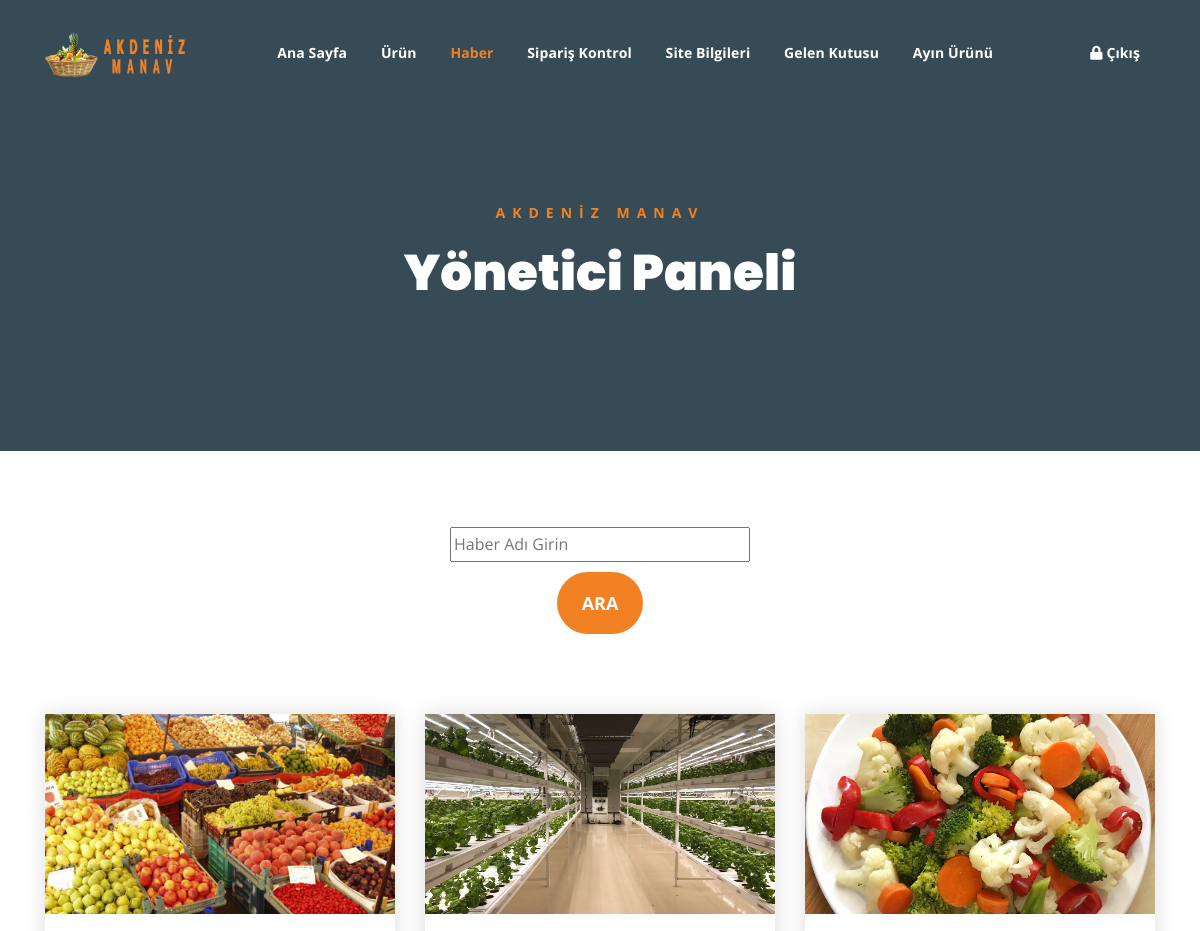
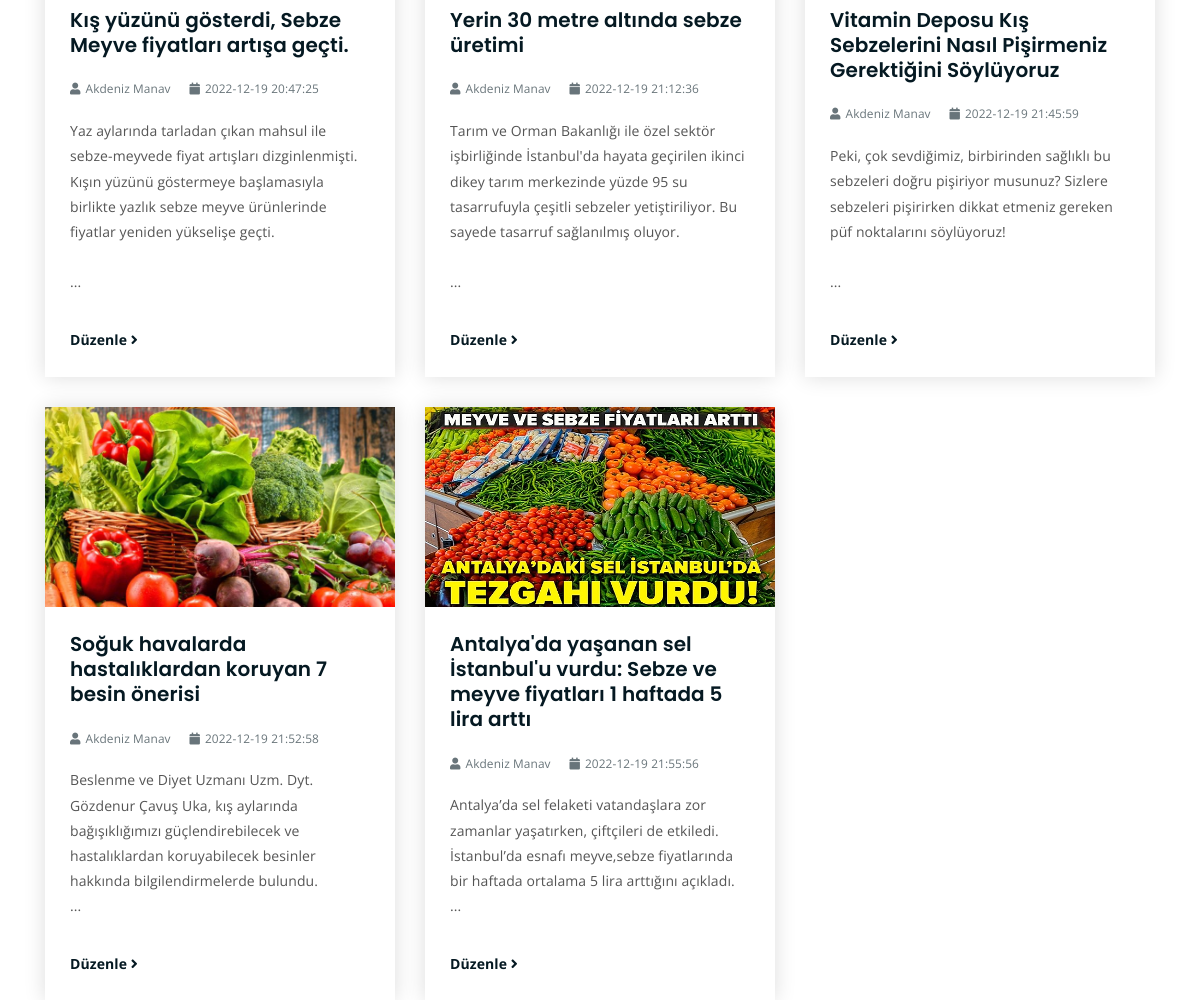
Page /haber.php (signed in) on the committed database (2 pictures, top to bottom).
### tables this page shows
CREATE TABLE `haberler`  (
  `id` int NOT NULL,
  `padı` varchar(50) NOT NULL,
  `tarih` datetime NOT NULL,
  `baslik` varchar(5000) NOT NULL,
  `resim` varchar(15) NOT NULL,
  `haber` varchar(5000) NOT NULL,
  `tag` varchar(15) NOT NULL,
  `kaynak` varchar(50) NOT NULL,
  `ozet` varchar(5000) NOT NULL,
  `tag1` varchar(15) NOT NULL,
  `tag2` varchar(15) NOT NULL,
  `tag3` varchar(15) NOT NULL,
  PRIMARY KEY (`id`) USING BTREE
);

### haber.php (the view, shortened to what this page needs)
<!DOCTYPE html>
<html lang="tr">
<?php
include('baglan.php');
?>
<head>
	<link rel="stylesheet" href="assets/css/all.min.css">
	<link rel="stylesheet" href="assets/bootstrap/css/bootstrap.min.css">
	<link rel="stylesheet" href="assets/css/owl.carousel.css">
	<link rel="stylesheet" href="assets/css/magnific-popup.css">
	<link rel="stylesheet" href="assets/css/animate.css">
	<link rel="stylesheet" href="assets/css/meanmenu.min.css">
	<link rel="stylesheet" href="assets/css/main.css">
	<link rel="stylesheet" href="assets/css/responsive.css">
</head>
<body>
	<div class="breadcrumb-section breadcrumb-bg">
		<div class="container">
			<div class="row">
				<div class="col-lg-8 offset-lg-2 text-center">
					<div class="breadcrumb-text">
						<p>AKDENİZ MANAV</p>
						<h1>Yönetici Paneli</h1>
					</div>
				</div>
			</div>
		</div>
	</div>
	<div class="top-header-area" id="sticker">
		<div class="container">
			<div class="row">
				<div class="col-lg-12 col-sm-12 text-center">
					<div class="main-menu-wrap">
						<div class="site-logo">
							<a href="yonetim.php">
								<img src="assets/img/logo.png" alt="">
							</a>
						</div>
						<nav class="main-menu">
							<ul>
								<li><a href="yonetim.php">Ana Sayfa</a></li>
								<li><a href="#">Ürün</a>
								</li>
								<li  class="current-list-item"><a href="#">Haber</a>
								</li>
								<li><a href="sipkon.php">Sipariş Kontrol</a></li>
								<li><a href="#">Site Bilgileri</a>
									</li>
									<li><a href="gkutusu.php">Gelen Kutusu</a></li>
									<li><a href="ayurun.php">Ayın Ürünü</a></li>
								<li>
									<div class="header-icons">
										<a class="mobile-hide search-bar-icon" href="logout.php"><i class="fas fa-lock"></i>   Çıkış</a>
									</div>
								</li>
							</ul>
						</nav>
					</div>
				</div>
			</div>
		</div>
	</div>
	<br>
	<br>
	<br>
<?php
$searchTerm = $_GET['search'] ?? '';
$sql = "SELECT * FROM haberler WHERE baslik LIKE '%$searchTerm%'";
$result = mysqli_query($conn, $sql);
if (mysqli_num_rows($result) > 0) {
	echo '<div style="text-align: center; margin-bottom: 10px;">';
    echo '<form method="GET" action="">';
    echo '<input type="text" name="search" placeholder="Haber Adı Girin" value="' . $searchTerm . '" style="margin-bottom: 10px; width: 300px; font-size: 16px;">';
    echo '<br>';
    echo '<input type="submit" value="Ara" style="font-size: 18px; font-weight: bold; padding: 8px background-color: #4CAF50; color: white; border: none; border-radius: 5px; cursor: pointer;">';
    echo '</form>';
    echo '</div>';
    ?>
	<div class="latest-news mt-80 mb-80">
		<div class="container">
			<div class="row"><?php
    while ($row = mysqli_fetch_assoc($result)) {
        ?>
        <div class="col-lg-4 col-md-6">
            <div class="single-latest-news">
                <a href="single-news.php?hid=<?php echo hash('sha256', rand(1,1000)).$row['id'].hash('sha256', rand(1,1000))?>"><img height='200' width='350' src="assets/img/latest-news/<?php echo $row['resim']?>" alt=""></a>
                <div class="news-text-box">
                    <h3><a href="single-news.php?hid=<?php echo hash('sha256', rand(1,1000)).$row['id'].hash('sha256', rand(1,1000))?>"><?php echo $row['baslik']?></a></h3>
                    <p class="blog-meta">
                        <span class="author"><i class="fas fa-user"></i><?php echo $row['padı']?></span>
                        <span class="date"><i class="fas fa-calendar"></i><?php echo $row['tarih']?></span>
                    </p>
                    <p class="excerpt"><?php echo nl2br($row['ozet'])?></p>
                    <a href="hduzenle.php?hid=<?php echo hash('sha256', rand(1,1000)).$row['id'].hash('sha256', rand(1,1000))?>" class="read-more-btn">Düzenle <i class="fas fa-angle-right"></i></a>
                </div>
            </div>
        </div>
        <?php
    }
}
?>
    </div>
</div>
<br>
<br>
<br>
<br>
<br>
<br>
</body>
</html>

### assets/css/main.css (style rules this page uses)
html { font-size: 14px; font-weight: 400; line-height: 28px; height: 100%; }
body { font-family: "Open Sans", sans-serif; font-weight: 400; font-size: 1rem; letter-spacing: 0.1px; line-height: 1.8; color: #051922; overflow-x: hidden; }
body img { max-width: 100%; }
a { cursor: pointer; text-decoration: none; -webkit-transition: all 0.2s ease-in-out; -o-transition: all 0.2s ease-in-out; transition: all 0.2s ease-in-out; }
h1, .h1, h2, .h2, h3, .h3, h4, .h4, h5, .h5, h6, .h6 { font-family: "Poppins", sans-serif; font-weight: 700; margin: 0 0 1.25rem 0; color: #051922; }
h1:last-child, .h1:last-child, h2:last-child, .h2:last-child, h3:last-child, .h3:last-child, h4:last-child, .h4:last-child, h5:last-child, .h5:last-child, h6:last-child, .h6:last-child { margin: 0; }
h1, .h1 { font-size: 4rem; font-weight: 700; line-height: 4rem; }
h3, .h3 { font-size: 2rem; font-weight: 700; line-height: 2.25rem; }
p { font-family: "Open Sans", sans-serif; font-weight: 400; font-size: 1rem; letter-spacing: 0.1px; line-height: 1.8; color: #051922; margin: 0 0 1.25rem 0; }
.mt-80 { margin-top: 80px; }
.mb-80 { margin-bottom: 80px; }
a.read-more-btn { display: inline-block; margin-top: 15px; color: #051922; -webkit-transition: 0.3s; -o-transition: 0.3s; transition: 0.3s; font-weight: 700; }
.breadcrumb-bg { background-image: url(../img/breadcrumb-bg.jpg); }
.breadcrumb-text p { color: #F28123; font-weight: 700; text-transform: uppercase; letter-spacing: 7px; }
.breadcrumb-text h1 { font-size: 50px; font-weight: 900; color: #fff; margin: 0; margin-top: 20px; }
.breadcrumb-section { padding: 150px 0; background-size: cover; background-position: center center; position: relative; z-index: 1; background-attachment: fixed; padding-top: 200px; }
.breadcrumb-section:after { position: absolute; left: 0; top: 0; width: 100%; height: 100%; content: ""; background-color: #07212e; z-index: -1; opacity: 0.8; }
.top-header-area { position: absolute; z-index: 999; width: 100%; padding: 25px 0; }
nav.main-menu ul { margin: 0; padding: 0; list-style: none; }
nav.main-menu ul li { display: inline-block; }
nav.main-menu ul li a { color: #fff; font-weight: 700; display: block; padding: 15px; }
nav.main-menu ul > li { position: relative; }
nav.main-menu ul li:last-child a { display: inline-block; }
nav.main-menu > ul li:last-child { float: right; }
.site-logo { float: left; max-width: 150px; }
.main-menu-wrap { position: relative; }
.header-icons a { color: #fff; display: inline-block; padding: 10px; }
.site-logo { padding: 6px 0; }
nav.main-menu ul li.current-list-item > a { color: #F28123; }
nav.main-menu li a { -webkit-transition: 0.3s; -o-transition: 0.3s; transition: 0.3s; }
.top-header-area .header-icons a { -webkit-transition: 0.3s; -o-transition: 0.3s; transition: 0.3s; }
.top-header-area { -webkit-transition: 0.3s; -o-transition: 0.3s; transition: 0.3s; }
.single-latest-news { -webkit-box-shadow: 0 0 20px #dddddd; box-shadow: 0 0 20px #dddddd; -webkit-transition: 0.3s; -o-transition: 0.3s; transition: 0.3s; }
input[type="submit"] { -webkit-transition: 0.3s; -o-transition: 0.3s; transition: 0.3s; border-radius: 50px !important; }
html, body { height: 100%; }
input[type="submit"] { background-color: #F28123; color: #051922; font-weight: 700; text-transform: uppercase; font-size: 15px; border: none !important; cursor: pointer; padding: 15px 25px; border-radius: 3px; }
.single-latest-news h3 { font-size: 20px; line-height: 1.25em; font-weight: 600; }
.single-latest-news h3 a { color: #051922; }
p.blog-meta span { margin-right: 15px; opacity: 0.6; color: #051922; font-size: 0.85em; }
p.blog-meta span:last-child { margin-right: 0; }
p.blog-meta span i { margin-right: 5px; }
p.excerpt { line-height: 1.8; color: #555; }
.news-text-box { padding: 25px; border-bottom-left-radius: 5px; border-bottom-right-radius: 5px; }
.single-latest-news { margin-bottom: 30px; }

### rows in the picture
haberler: resim (picture), baslik "Kış yüzünü gösterdi, Sebze Meyve fiyatları artışa geçti.", padı "Akdeniz Manav", tarih "2022-12-19 20:47:25", ozet "Yaz aylarında tarladan çıkan mahsul ile sebze-meyvede fiyat artışları dizginlenmişti. Kışın yüzünü göstermeye başlamasıyla birlikte yazlık sebze meyve ürünlerinde fiyatlar yeniden yükselişe geçti. ..."
haberler: resim (picture), baslik "Yerin 30 metre altında sebze üretimi", padı "Akdeniz Manav", tarih "2022-12-19 21:12:36", ozet "Tarım ve Orman Bakanlığı ile özel sektör işbirliğinde İstanbul'da hayata geçirilen ikinci dikey tarım merkezinde yüzde 95 su tasarrufuyla çeşitli sebzeler yetiştiriliyor. Bu sayede tasarruf sağlanılmış oluyor. ..."
haberler: resim (picture), baslik "Vitamin Deposu Kış Sebzelerini Nasıl Pişirmeniz Gerektiğini Söylüyoruz", padı "Akdeniz Manav", tarih "2022-12-19 21:45:59", ozet "Peki, çok sevdiğimiz, birbirinden sağlıklı bu sebzeleri doğru pişiriyor musunuz? Sizlere sebzeleri pişirirken dikkat etmeniz gereken püf noktalarını söylüyoruz! ..."
haberler: resim (picture), baslik "Soğuk havalarda hastalıklardan koruyan 7 besin önerisi", padı "Akdeniz Manav", tarih "2022-12-19 21:52:58", ozet "Beslenme ve Diyet Uzmanı Uzm. Dyt. Gözdenur Çavuş Uka, kış aylarında bağışıklığımızı güçlendirebilecek ve hastalıklardan koruyabilecek besinler hakkında bilgilendirmelerde bulundu. ..."
haberler: resim (picture), baslik "Antalya'da yaşanan sel İstanbul'u vurdu: Sebze ve meyve fiyatları 1 haftada 5 lira arttı", padı "Akdeniz Manav", tarih "2022-12-19 21:55:56", ozet "Antalya’da sel felaketi vatandaşlara zor zamanlar yaşatırken, çiftçileri de etkiledi. İstanbul’da esnafı meyve,sebze fiyatlarında bir haftada ortalama 5 lira arttığını açıkladı. ..."
